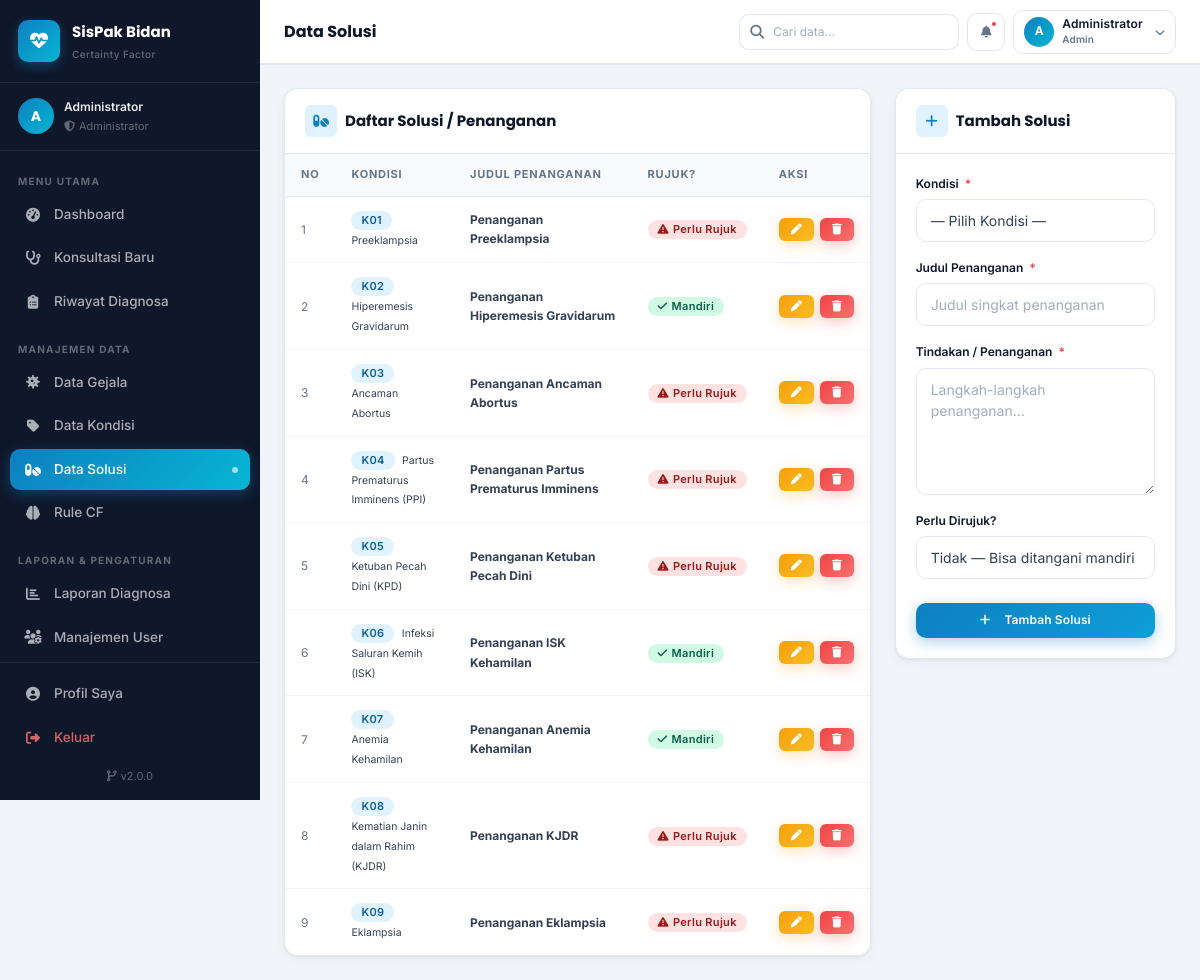
The page /admin/solusi.php (signed in) on the database its author committed.
### tables this page shows
CREATE TABLE IF NOT EXISTS solusi (
    id INT AUTO_INCREMENT PRIMARY KEY,
    kondisi_id INT NOT NULL,
    judul VARCHAR(255) NOT NULL,
    tindakan TEXT NOT NULL,
    rujukan ENUM('Ya','Tidak') DEFAULT 'Tidak',
    created_at TIMESTAMP DEFAULT CURRENT_TIMESTAMP,
    FOREIGN KEY (kondisi_id) REFERENCES kondisi(id) ON DELETE CASCADE
);

CREATE TABLE IF NOT EXISTS kondisi (
    id INT AUTO_INCREMENT PRIMARY KEY,
    kode VARCHAR(10) NOT NULL UNIQUE,
    nama_kondisi VARCHAR(255) NOT NULL,
    deskripsi TEXT,
    created_at TIMESTAMP DEFAULT CURRENT_TIMESTAMP
);

### config/database.php (called while the page is built, shortened)
<?php
function e(string $str): string {
    return htmlspecialchars($str, ENT_QUOTES, 'UTF-8');
}

### admin/solusi.php (the view, shortened to what this page needs)
<?php
require_once __DIR__ . '/../config/database.php';
$editData = null;
$data        = $conn->query("
    SELECT s.*, k.nama_kondisi, k.kode AS k_kode
    FROM solusi s
    JOIN kondisi k ON s.kondisi_id = k.id
    ORDER BY k.kode
");
require_once __DIR__ . '/../includes/header.php';
?>
<div class="app-wrapper">
    <?php require_once __DIR__ . '/../includes/sidebar.php'; ?>
    <main class="main-content">
        <?php require_once __DIR__ . '/../includes/navbar.php'; ?>
        <div class="page-content">
            <div class="row g-4 align-items-start">
                <div class="col-lg-8">
                    <div class="card">
                        <div class="card-header">
                            <h6 class="card-title">
                                <span class="title-icon"><i class="fas fa-pills"></i></span>
                                Daftar Solusi / Penanganan
                            </h6>
                        </div>
                        <div class="table-responsive">
                            <table class="table">
                                <thead>
                                    <tr>
                                        <th width="50">No</th>
                                        <th>Kondisi</th>
                                        <th>Judul Penanganan</th>
                                        <th width="110">Rujuk?</th>
                                        <th width="100">Aksi</th>
                                    </tr>
                                </thead>
                                <tbody>
                                <?php if ($data->num_rows === 0): ?>
                                    <tr><td colspan="5">
                                        <div class="empty-state">
                                            <div class="empty-icon"><i class="fas fa-pills"></i></div>
                                            <h5>Belum Ada Data Solusi</h5>
                                        </div>
                                    </td></tr>
                                <?php else:
                                    $no = 1;
                                    while ($row = $data->fetch_assoc()): ?>
                                    <tr>
                                        <td class="text-muted"><?= $no++ ?></td>
                                        <td>
                                            <span class="badge bg-primary-soft text-primary me-1">
                                                <?= e($row['k_kode']) ?>
                                            </span>
                                            <small><?= e($row['nama_kondisi']) ?></small>
                                        </td>
                                        <td><strong><?= e($row['judul']) ?></strong></td>
                                        <td>
                                            <?php if ($row['rujukan'] === 'Ya'): ?>
                                            <span class="badge bg-danger-soft text-danger">
                                                <i class="fas fa-triangle-exclamation me-1"></i>Perlu Rujuk
                                            </span>
                                            <?php else: ?>
                                            <span class="badge bg-success-soft text-success">
                                                <i class="fas fa-check me-1"></i>Mandiri
                                            </span>
                                            <?php endif; ?>
                                        </td>
                                        <td>
                                            <div class="action-btns">
                                                <a href="?edit=<?= $row['id'] ?>" class="btn btn-warning btn-sm"
                                                   data-bs-toggle="tooltip" title="Edit">
                                                    <i class="fas fa-pen"></i>
                                                </a>
                                                <a href="?hapus=<?= $row['id'] ?>" class="btn btn-danger btn-sm"
                                                   data-confirm="Yakin ingin menghapus solusi ini?"
                                                   data-bs-toggle="tooltip" title="Hapus">
                                                    <i class="fas fa-trash"></i>
                                                </a>
                                            </div>
                                        </td>
                                    </tr>
                                <?php endwhile; endif; ?>
                                </tbody>
                            </table>
                        </div>
                    </div>
                </div>
                <div class="col-lg-4">
                    <div class="card">
                        <div class="card-header">
                            <h6 class="card-title">
                                <span class="title-icon">
                                    <i class="fas fa-<?= $editData ? 'pen' : 'plus' ?>"></i>
                                </span>
                                <?= $editData ? 'Edit Solusi' : 'Tambah Solusi' ?>
                            </h6>
                        </div>
                        <div class="card-body">
                            <form method="POST">
                                <div class="mb-3">
                                    <label class="form-label">Kondisi <span class="required">*</span></label>
                                    <select name="kondisi_id" class="form-select" required>
                                        <option value="">— Pilih Kondisi —</option>
                                    </select>
                                </div>
                                <div class="mb-3">
                                    <label class="form-label">Judul Penanganan <span class="required">*</span></label>
                                    <input type="text" name="judul" class="form-control"
                                           placeholder="Judul singkat penanganan"
                                           value="<?= e($editData['judul'] ?? '') ?>" required>
                                </div>
                                <div class="mb-3">
                                    <label class="form-label">Tindakan / Penanganan <span class="required">*</span></label>
                                    <textarea name="tindakan" class="form-control" rows="5"
                                              placeholder="Langkah-langkah penanganan..."><?= e($editData['tindakan'] ?? '') ?></textarea>
                                </div>
                                <div class="mb-4">
                                    <label class="form-label">Perlu Dirujuk?</label>
                                    <select name="rujukan" class="form-select">
                                        <option value="Tidak" <?= ($editData['rujukan'] ?? 'Tidak') === 'Tidak' ? 'selected' : '' ?>>
                                            Tidak — Bisa ditangani mandiri
                                        </option>
                                    </select>
                                </div>
                                <button type="submit" class="btn btn-primary w-100 justify-content-center">
                                    <i class="fas fa-<?= $editData ? 'floppy-disk' : 'plus' ?> me-2"></i>
                                    <?= $editData ? 'Simpan Perubahan' : 'Tambah Solusi' ?>
                                </button>
                            </form>
                        </div>
                    </div>
                </div>
            </div>
        </div>
    </main>
</div>
<?php require_once __DIR__ . '/../includes/footer.php'; ?>

### assets/css/theme.css (style rules this page uses)
:root { --primary: #0e7fc0; --primary-dark: #0960a0; --primary-light: #e0f2fe; --secondary: #06b6d4; --accent: #8b5cf6; --success: #10b981; --warning: #f59e0b; --danger: #ef4444; --info: #3b82f6; --success-soft: #d1fae5; --warning-soft: #fef3c7; --danger-soft: #fee2e2; --info-soft: #dbeafe; --primary-soft: #e0f2fe; --dark: #0f172a; --body-text: #334155; --muted: #64748b; --border: #e2e8f0; --bg-body: #f1f5f9; --bg-white: #ffffff; --bg-card: #ffffff; --font-sans: 'Inter', -apple-system, BlinkMacSystemFont, 'Segoe UI', sans-serif; --font-display: 'Poppins', var(--font-sans); --font-mono: 'Courier New', monospace; --text-xs: 11px; --text-sm: 12px; --text-base: 14px; --text-md: 15px; --text-lg: 16px; --text-xl: 18px; --text-2xl: 22px; --text-3xl: 28px; --text-4xl: 36px; --spacing-xs: 4px; --spacing-sm: 8px; --spacing-md: 16px; --spacing-lg: 24px; --spacing-xl: 32px; --spacing-2xl: 48px; --radius-sm: 6px; --radius-md: 10px; --radius-lg: 14px; --radius-xl: 20px; --radius-full: 9999px; --shadow-xs: 0 1px 2px rgba(0,0,0,.04); --shadow-sm: 0 1px 3px rgba(0,0,0,.06), 0 4px 12px rgba(0,0,0,.04); --shadow-md: 0 4px 16px rgba(0,0,0,.08), 0 1px 4px rgba(0,0,0,.04); --shadow-lg: 0 10px 40px rgba(0,0,0,.12), 0 2px 8px rgba(0,0,0,.06); --shadow-xl: 0 20px 60px rgba(0,0,0,.16); --sidebar-width: 260px; --sidebar-bg: #0f172a; --sidebar-border: rgba(255,255,255,.07); --sidebar-text: rgba(255,255,255,.65); --sidebar-text-muted: rgba(255,255,255,.35); --sidebar-active-bg: linear-gradient(135deg, var(--primary), var(--secondary)); --topbar-height: 64px; --topbar-bg: var(--bg-white); --topbar-border: var(--border); --transition-fast: all .15s ease; --transition-base: all .25s ease; --transition-slow: all .4s ease; }
*, *::before, *::after { box-sizing: border-box; margin: 0; padding: 0; }
html { font-size: 16px; scroll-behavior: smooth; -webkit-text-size-adjust: 100%; }
body { font-family: var(--font-sans); font-size: var(--text-base); color: var(--body-text); background: var(--bg-body); line-height: 1.6; -webkit-font-smoothing: antialiased; -moz-osx-font-smoothing: grayscale; }
a { text-decoration: none; color: inherit; transition: var(--transition-fast); }
.bg-primary-soft { background-color: var(--primary-soft) !important; }
.bg-success-soft { background-color: var(--success-soft) !important; }
.bg-danger-soft { background-color: var(--danger-soft) !important; }
.text-primary { color: var(--primary) !important; }
.text-success { color: var(--success) !important; }
.text-danger { color: var(--danger) !important; }
.text-muted { color: var(--muted) !important; }
.badge { font-family: var(--font-sans); font-weight: 600; letter-spacing: .02em; }
.badge.bg-success-soft { color: #065f46 !important; }
.badge.bg-danger-soft { color: #991b1b !important; }
.badge.bg-primary-soft { color: var(--primary-dark) !important; }
h1, h2, h3, h4, h5, h6 { font-family: var(--font-display); font-weight: 700; line-height: 1.3; color: var(--dark); }

### assets/css/dashboard.css (style rules this page uses)
.app-wrapper { display: flex; min-height: 100vh; }
.main-content { margin-left: var(--sidebar-width); flex: 1; display: flex; flex-direction: column; min-height: 100vh; }
.page-content { padding: 24px; flex: 1; }

### rows shown on the page
solusi: kondisi.kode "K01", kondisi.nama_kondisi "Preeklampsia", judul "Penanganan Preeklampsia", rujukan "Ya" (drawn)
solusi: kondisi.kode "K02", kondisi.nama_kondisi "Hiperemesis Gravidarum", judul "Penanganan Hiperemesis Gravidarum", rujukan "Tidak" (drawn)
solusi: kondisi.kode "K03", kondisi.nama_kondisi "Ancaman Abortus", judul "Penanganan Ancaman Abortus", rujukan "Ya" (drawn)
solusi: kondisi.kode "K04", kondisi.nama_kondisi "Partus Prematurus Imminens (PPI)", judul "Penanganan Partus Prematurus Imminens", rujukan "Ya" (drawn)
solusi: kondisi.kode "K05", kondisi.nama_kondisi "Ketuban Pecah Dini (KPD)", judul "Penanganan Ketuban Pecah Dini", rujukan "Ya" (drawn)
solusi: kondisi.kode "K06", kondisi.nama_kondisi "Infeksi Saluran Kemih (ISK)", judul "Penanganan ISK Kehamilan", rujukan "Tidak" (drawn)
solusi: kondisi.kode "K07", kondisi.nama_kondisi "Anemia Kehamilan", judul "Penanganan Anemia Kehamilan", rujukan "Tidak" (drawn)
solusi: kondisi.kode "K08", kondisi.nama_kondisi "Kematian Janin dalam Rahim (KJDR)", judul "Penanganan KJDR", rujukan "Ya" (drawn)
solusi: kondisi.kode "K09", kondisi.nama_kondisi "Eklampsia", judul "Penanganan Eklampsia", rujukan "Ya" (drawn)

### other values the page prints
APP_NAME "SisPak Bidan"
$userInitial "A"
$userName "Administrator"
$item['label'] "Dashboard"
$item['label'] "Konsultasi Baru"
$item['label'] "Riwayat Diagnosa"
$item['label'] "Data Gejala"
$item['label'] "Data Kondisi"
$item['label'] "Data Solusi"
$item['label'] "Rule CF"
$item['label'] "Laporan Diagnosa"
$item['label'] "Manajemen User"
APP_VERSION "2.0.0"
substr($_SESSION['nama'] ?? 'U', 0, 1) "A"
$_SESSION['nama'] "Administrator"
